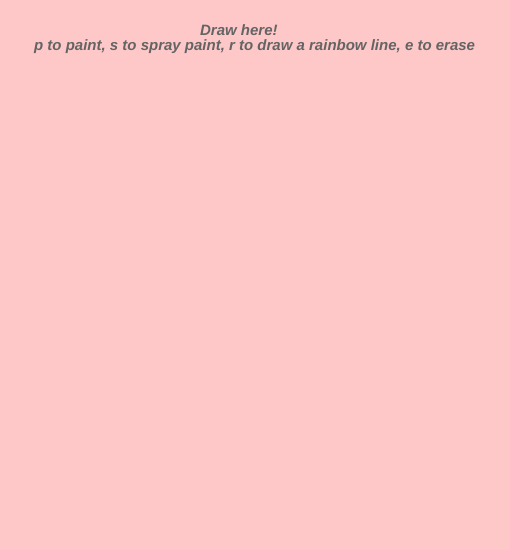
Frame 1 (no input)
Frame 60 (no input): identical to frame 1, image omitted
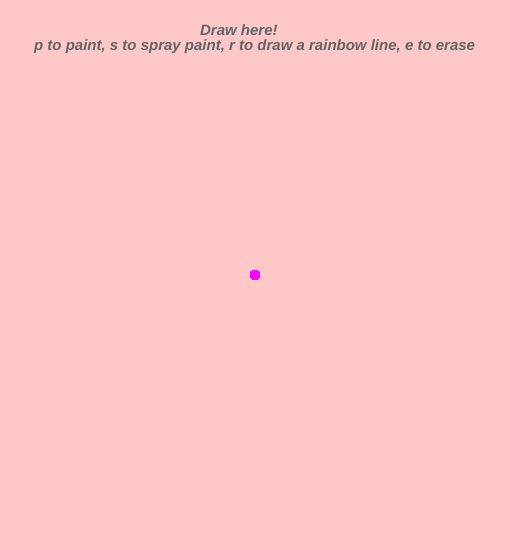
Frame 120 (the mouse pressed at the canvas centre since frame 60)

The p5.js sketch that drew these frames (run headless with seeded random() and noise() and a simulated clock; from frame 60 on, the mouse is pressed at the canvas centre):

// p5.js sketch
// ── sketch.js
function setup() {
  createCanvas(510, 550);
  background(500, 200, 200 );// a baby pink 
  textSize(15);
  fill(100); 
  textStyle (BOLDITALIC);
  text("Draw here!",200,35);
  text("p to paint, s to spray paint, r to draw a rainbow line, e to erase",34,50);
  
}

function draw() {
   if(mouseIsPressed){
    noStroke();
    fill(500, 0, 500);// a shade of purple
    ellipse(mouseX, mouseY, 10, 10);  
  }
  if(keyIsPressed){
    if(key === 'p'){
      fill(500, 0, 500);
      ellipse(mouseX, mouseY, 10, 10);
}
    if(keyIsPressed){
    if(key === 'r'){
      strokeWeight(10);
      stroke (random(100,255), random(100, 255), random(100, 255), 300);
      line (pmouseX, pmouseY, mouseX, mouseY);
}
    if(key === 's'){
    for (n = 0; n < 5; n++) {
      fill(500, 0, 500);
      ellipse( 
        mouseX + random (-10, 10),
        mouseY + random (-10, 10),
        1 + random(4),
        1 + random(4)
      );
    }
  }
    if(key ==='e'){
     fill(500, 200,200);
      noStroke();
    ellipse(mouseX, mouseY, 50, 50);  
      
    }
    }
  }
}
